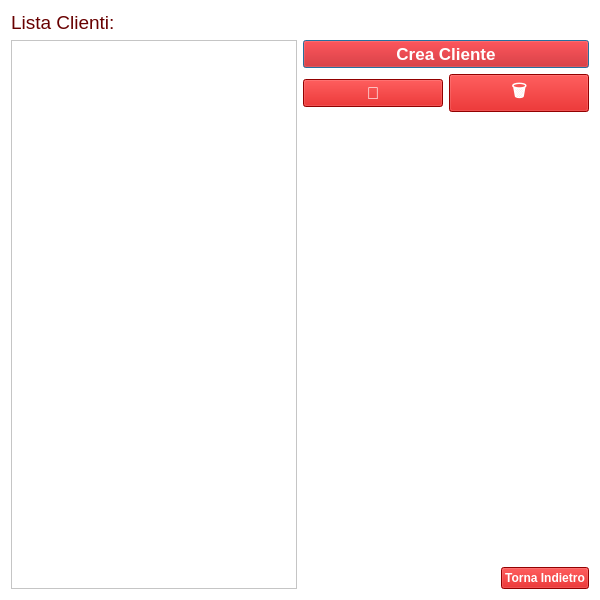
<?xml version="1.0" encoding="UTF-8"?>
<ui version="4.0">
 <class>Dialog</class>
 <widget class="QDialog" name="Dialog">
  <property name="geometry">
   <rect>
    <x>0</x>
    <y>0</y>
    <width>600</width>
    <height>600</height>
   </rect>
  </property>
  <property name="minimumSize">
   <size>
    <width>600</width>
    <height>600</height>
   </size>
  </property>
  <property name="maximumSize">
   <size>
    <width>600</width>
    <height>600</height>
   </size>
  </property>
  <property name="windowTitle">
   <string>CUD Cliente</string>
  </property>
  <property name="windowIcon">
   <iconset>
    <normaloff>../../../../Elegant logo.png</normaloff>../../../../Elegant logo.png</iconset>
  </property>
  <property name="styleSheet">
   <string notr="true">background-color: rgb(255,255,255);</string>
  </property>
  <layout class="QGridLayout" name="gridLayout">
   <item row="0" column="0">
    <layout class="QVBoxLayout" name="verticalLayout_2">
     <item>
      <widget class="QLabel" name="label">
       <property name="font">
        <font>
         <pointsize>14</pointsize>
        </font>
       </property>
       <property name="styleSheet">
        <string notr="true">color: rgb(104,0,0);</string>
       </property>
       <property name="text">
        <string>Lista Clienti:</string>
       </property>
      </widget>
     </item>
    </layout>
   </item>
   <item row="1" column="0">
    <layout class="QHBoxLayout" name="horizontalLayout_5">
     <item>
      <widget class="QListWidget" name="listWidget">
       <property name="styleSheet">
        <string notr="true">background-color: rgb(255,255,255);
color: rgb(104,0,0);</string>
       </property>
      </widget>
     </item>
     <item>
      <layout class="QVBoxLayout" name="verticalLayout_5">
       <item>
        <widget class="QPushButton" name="bottone_crea_cliente">
         <property name="font">
          <font>
           <pointsize>13</pointsize>
           <weight>75</weight>
           <bold>true</bold>
          </font>
         </property>
         <property name="styleSheet">
          <string notr="true">font-size:20; color:white;;background-color:rgb(204,0,0)
</string>
         </property>
         <property name="text">
          <string>Crea Cliente</string>
         </property>
        </widget>
       </item>
       <item>
        <layout class="QHBoxLayout" name="horizontalLayout_6">
         <item>
          <widget class="QPushButton" name="bottone_modifica_cliente">
           <property name="enabled">
            <bool>true</bool>
           </property>
           <property name="font">
            <font>
             <pointsize>13</pointsize>
             <weight>75</weight>
             <bold>true</bold>
            </font>
           </property>
           <property name="styleSheet">
            <string notr="true">font-size:20; color:white;background-color:rgb(204,0,0);
</string>
           </property>
           <property name="text">
            <string>📝</string>
           </property>
           <property name="icon">
            <iconset>
             <normaloff>../../../../../../lory1/Downloads/matita (72px).ico</normaloff>../../../../../../lory1/Downloads/matita (72px).ico</iconset>
           </property>
           <property name="iconSize">
            <size>
             <width>30</width>
             <height>30</height>
            </size>
           </property>
           <property name="autoExclusive">
            <bool>false</bool>
           </property>
          </widget>
         </item>
         <item>
          <widget class="QPushButton" name="bottone_elimina_cliente">
           <property name="font">
            <font>
             <pointsize>13</pointsize>
             <weight>75</weight>
             <bold>true</bold>
            </font>
           </property>
           <property name="styleSheet">
            <string notr="true">font-size:20; color:white;background-color:rgb(204,0,0)
</string>
           </property>
           <property name="text">
            <string>🗑️</string>
           </property>
           <property name="icon">
            <iconset>
             <normaloff>../../../../../../lory1/Downloads/cestino (72px).ico</normaloff>../../../../../../lory1/Downloads/cestino (72px).ico</iconset>
           </property>
           <property name="iconSize">
            <size>
             <width>30</width>
             <height>30</height>
            </size>
           </property>
          </widget>
         </item>
        </layout>
       </item>
       <item>
        <spacer name="verticalSpacer">
         <property name="orientation">
          <enum>Qt::Vertical</enum>
         </property>
         <property name="sizeHint" stdset="0">
          <size>
           <width>20</width>
           <height>40</height>
          </size>
         </property>
        </spacer>
       </item>
       <item>
        <layout class="QHBoxLayout" name="horizontalLayout_8">
         <item>
          <spacer name="horizontalSpacer">
           <property name="orientation">
            <enum>Qt::Horizontal</enum>
           </property>
           <property name="sizeHint" stdset="0">
            <size>
             <width>40</width>
             <height>20</height>
            </size>
           </property>
          </spacer>
         </item>
         <item>
          <widget class="QPushButton" name="back_button">
           <property name="font">
            <font>
             <weight>75</weight>
             <bold>true</bold>
            </font>
           </property>
           <property name="styleSheet">
            <string notr="true">font-size:20; color:white;background-color:rgb(204,0,0)
</string>
           </property>
           <property name="text">
            <string>Torna Indietro</string>
           </property>
          </widget>
         </item>
        </layout>
       </item>
      </layout>
     </item>
    </layout>
   </item>
  </layout>
 </widget>
 <resources/>
 <connections/>
</ui>
